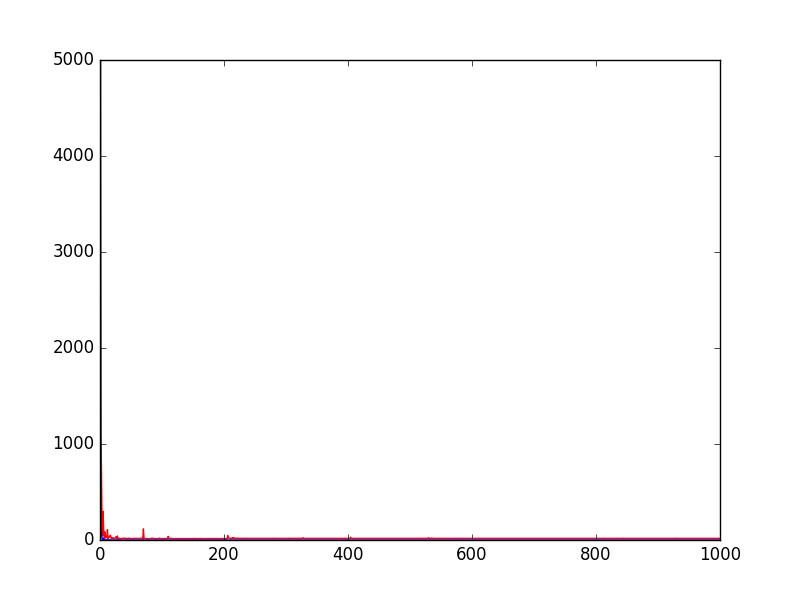

This figure's Python source:
import numpy as np
import matplotlib.pylab as plt
############ making a grid  ########################
alpha = 0.2
m, n = 4, 12
grid = -1*np.ones((m, n))
epsilon = 0.9
trace_param = 0.01
# terminal states
for i in range(n):
	if i==0:
		grid[0][i] = 0
	elif i==11:
		grid[0][i] = 1
	else:
		grid[0][i]  = -100
		grid[3][i] = -100

#grid[2][3:7] = -100
#grid[1][1:2] = -100
#grid[1][9:11] = -100
print grid


convertAction = {'left':0, 'riht':1, 'upup':2, 'down':3}
getActionString = {0:'left', 1:'riht', 2:'upup', 3:'down'}
startState = (0, 0)
terminalState = (0, n-1)

def displayPolicy():
	for i in range(m):
		for j in range(n):
			print getAction((i,j), 0.0),
		print ''

def getActionSet(state, m=4, n=12):

	x, y = state
	if x==0 and y==0:
		return ("down", 'riht')
	if x==0 and y==n-1:
		return ('down', 'left')
	if x==m-1 and y==0:
		return ('upup', 'riht')
	if x==m-1 and y==n-1:
		return ('upup', 'left')

	if x==0:
		return ('down', 'riht', 'left')
	elif x==m-1:
		return ('upup', 'riht', 'left')
	elif y==0:
		return ('upup', 'down', 'riht')
	elif y==n-1:
		return ('upup', 'down', 'left')
	else:
		return ('upup', 'down', 'riht', 'left')

def nextState(state, action):
	x, y = state
	if action == 'riht':
		return (x,y+1)
	elif action == 'left':
		return (x,y-1)
	elif action == 'upup':
		return (x-1, y)
	else:
		return (x+1, y)





##############    Agent methods     ########################
# making of the Q table #

Q = np.zeros((m, n, 4))
greedycount = 0
def getAction(state, epsilon):
	''' returns the string showing the action.
	'''
	global greedycount
	actions = getActionSet(state, m, n)
	if epsilon_greedy(epsilon):
		#print 'here'
		greedycount += 1
		#print np.random.randint(0,len(actions),1)
		return actions[np.random.randint(0,len(actions),1)[0]]

	else:
		# greedy policy
		q_max, Action = -1e5, ''
		#print Q[state[0]][state[1]]
		for action in actions:
			#print action
			if q_max < Q[state[0]][state[1]][convertAction[action]]:
				q_max = Q[state[0]][state[1]][convertAction[action]]
				Action = action
		
		return Action

def epsilon_greedy(epsilon):
	
	
	return np.random.uniform(0, 1, 1) < epsilon



#################################################
 # sarsa #

numEpisodes = 1000
maxSteps = 5000
requiredSteps = []
just = []
firstattempt = 0
gotfailure = []
for i in range(numEpisodes):

	Z = np.zeros((m, n, 4))

	epsilon = 1.0/(i+1)
	just = []
	state = startState
	action = getAction(state, epsilon)	

	steps = 0
	firstattempt = 0
	
	while state!=terminalState and steps < maxSteps:
		just.append(action)
		next_state = nextState(state, action)
		R = grid[state[0]][state[1]]
		if R==-100: 
			firstattempt +=1
			next_state = startState
		next_action  =  getAction(next_state, epsilon)
		# undiscounted
		delta=R+(Q[next_state[0]][next_state[1]][convertAction[next_action]]-Q[state[0]][state[1]][convertAction[action]] )
																		
		Z[state[0]][state[1]][convertAction[action]] += 1



		Q += alpha*delta*Z
		Z *= trace_param*1.0
		state = next_state
		action = next_action
		steps += 1
	
	requiredSteps.append(steps)
	gotfailure.append(firstattempt)
	#print steps
	if i==0:
		displayPolicy()
	





#print requiredSteps
print '#####################################'
print gotfailure[0]
print '#####################################'
print requiredSteps[0]
print '#####################################'
displayPolicy()
#plt.plot(range(1,len(requiredSteps)+1), requiredSteps)
#plt.show()

plt.plot(range(1,len(requiredSteps)+1), requiredSteps,'r', range(1,len(requiredSteps)+1),  gotfailure, 'b')
plt.show()

print gotfailure

#print Q
